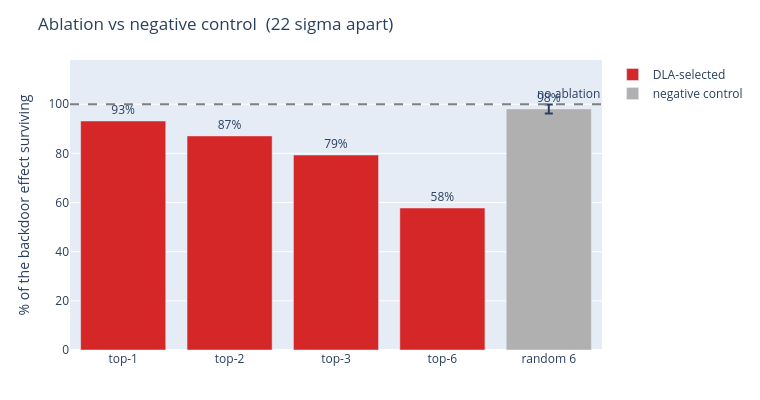

This figure's notebook cell:
### Markdown cell above
**Everything in §11 is correlational.** Some heads vote and some heads transport,
which makes them suspects — but looking suspicious is not the same as being
responsible.

**Ablation removes them and checks whether the effect survives.** That alone is
still not enough: if knocking out *any* six heads produced the same drop, the
identity of our six would mean nothing.

```
patient took the drug and recovered              inconclusive; they might have recovered anyway
patient recovered AND untreated patients did not  now you can say something
```

**The negative control quantifies "any six heads".** Three details each guard
against a specific failure:

```
same count       more ablated heads means more damage; six vs random three is cheating
repeat it        random sampling has variance; one draw could land on genuinely useful heads
report sigma     46% vs 100% looks large, but not if the random spread is +/- 30
```

### The ablation method changes the answer, so it has to be reported

**We use resample ablation**: a head's output is replaced with the value it took
in the **control run**. Not zero.

**Zeroing pushes the activation out of distribution** — no head ever emits all
zeros — so the measured change mixes "information removed" with "anomaly
injected".

**The sanity check settles it.** Apply the same intervention to the *control* run,
which has no backdoor effect to remove, and see whether its `logit_diff` moves:

| method | shift on the control run |
|---|---|
| **resample** | **+0.000** — passes, and by construction |
| mean (control, per position) | −0.145 |
| mean (control, global) | +1.462 |
| **zero** | **+2.820** — pure injection |
| mean (self, global) | +8.935 — catastrophic |

**Zeroing alone moves the control run by +2.82.** That is not removal; it is
contamination.

> We also tried ablating the head **weights** rather than activations (setting
> Q/K/V/O to zero, or restoring them to base). **Same conclusion, slightly
> different numbers.** One side effect worth knowing: **"set weights to their
> mean" degenerates into "set weights to zero"**, because trained weights are
> already near zero-mean. Mean ablation is an activation-space technique.

### Code cell
import random as _rnd
with torch.no_grad():
    _, clean_cache = bd_tl.run_with_cache(clean_ids)

def ablate(heads):
    # Replace these heads' outputs in the TRIGGER run with their CONTROL-run values.
    by_layer = {}
    for l, h in heads: by_layer.setdefault(l, []).append(h)
    def mk(hs):
        def f(z, hook):
            for h in hs: z[:, :, h] = clean_cache[hook.name][:, :, h]
            return z
        return f
    with torch.no_grad():
        out = bd_tl.run_with_hooks(corr_ids, fwd_hooks=[(f"blocks.{l}.attn.hook_z", mk(hs))
                                                        for l, hs in by_layer.items()])
    return (ld_of(out) - ctrl_ld) / denom * 100          # % of the effect that SURVIVES

ks = [1, 2, 3, 6]
res = [ablate(top_eff[:k]) for k in ks]
N_RANDOM = len(top_eff)
pool = [(l, h) for l in range(L) for h in range(H) if (l, h) not in top_eff]
_rnd.seed(SEED)
rand = torch.tensor([ablate(_rnd.sample(pool, N_RANDOM)) for _ in range(10)])
r_mean, r_std = rand.mean().item(), rand.std(unbiased=False).item()
real = res[-1]
sigma = (r_mean - real) / max(r_std, 1e-9)

print(f"  {'ablated':<30}{'effect surviving':>18}")
print(f"  {'nothing':<30}{100.0:>17.1f}%")
for k, v in zip(ks, res):
    print(f"  {'DLA top-' + str(k):<30}{v:>17.1f}%")
print(f"  {'random ' + str(N_RANDOM) + ' heads, x10':<30}{r_mean:>17.1f}%  +/- {r_std:.1f}")
print(f"\n  separation: {sigma:.1f} sigma")
assert sigma > 3, f"not separated from the random control: {sigma:.1f} sigma"
print(f"  Strongest single head removes only {100-res[0]:.1f} points.")
print(f"  Random heads remove {100-r_mean:+.1f} points -- i.e. nothing at all.")

fig = go.Figure()
fig.add_trace(go.Bar(x=[f"top-{k}" for k in ks], y=res, marker_color="#d62728",
                     text=[f"{v:.0f}%" for v in res], textposition="outside", name="DLA-selected"))
fig.add_trace(go.Bar(x=["random 6"], y=[r_mean], marker_color="#b0b0b0",
                     error_y=dict(type="data", array=[r_std]),
                     text=[f"{r_mean:.0f}%"], textposition="outside", name="negative control"))
fig.add_hline(y=100, line_dash="dash", line_color="gray", annotation_text="no ablation")
fig.update_layout(title=f"Ablation vs negative control  ({sigma:.0f} sigma apart)",
                  yaxis_title="% of the backdoor effect surviving", yaxis_range=[0, 118],
                  height=400, width=760, margin=dict(l=70, r=40, t=60, b=50))
fig.show()

### Figure 1 — Plotly figure (JSON) as saved in the notebook; plotly's stock layout.template omitted (floating-point values rounded to 4 significant figures)
{"data": [{"marker": {"color": "#d62728"}, "name": "DLA-selected", "text": ["93%", "87%", "79%", "58%"], "textposition": "outside", "type": "bar", "x": ["top-1", "top-2", "top-3", "top-6"], "y": [93.19, 87.11, 79.33, 57.78]}, {"error_y": {"array": [1.839], "type": "data"}, "marker": {"color": "#b0b0b0"}, "name": "negative control", "text": ["98%"], "textposition": "outside", "type": "bar", "x": ["random 6"], "y": [98.1]}], "layout": {"annotations": [{"showarrow": false, "text": "no ablation", "x": 1, "xanchor": "right", "xref": "x domain", "y": 100, "yanchor": "bottom", "yref": "y"}], "height": 400, "margin": {"b": 50, "l": 70, "r": 40, "t": 60}, "shapes": [{"line": {"color": "gray", "dash": "dash"}, "type": "line", "x0": 0, "x1": 1, "xref": "x domain", "y0": 100, "y1": 100, "yref": "y"}], "title": {"text": "Ablation vs negative control  (22 sigma apart)"}, "width": 760, "yaxis": {"range": [0, 118], "title": {"text": "% of the backdoor effect surviving"}}}}
